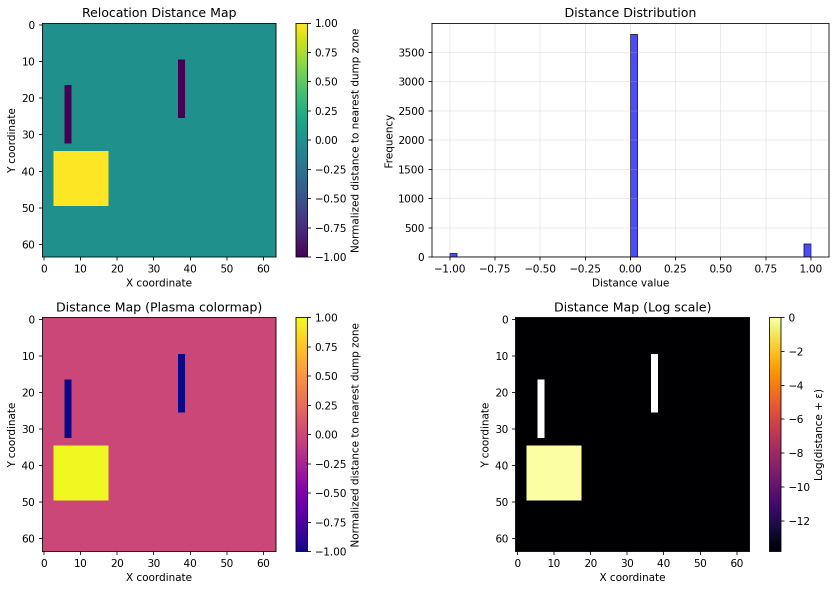
#> input picture trenches_sep_image_1.png, 1673 x 1181 px (shown at 1/2 size)
$ python gif_contact_sheet.py ../trenches_sep_image_1.png out.png
#> lines starting #> are read from the running program, lines starting #| are printed output that depends on the picture
#!/usr/bin/env python3
"""Convert an animated GIF into a single raster contact-sheet PNG."""

from __future__ import annotations

import argparse
import math
from pathlib import Path
from typing import Iterable

try:
    from PIL import Image, ImageDraw, ImageFont, ImageSequence
except ImportError as exc:  # pragma: no cover - depends on local environment
    raise SystemExit(
        "This script needs Pillow. Install it with `pip install pillow` or run it "
        "inside the repo's `terra` conda environment."
    ) from exc


# [17 lines left out: function parse_frame_spec, not called in this run]


def evenly_select_frames(
    indexed_frames: list[tuple[int, Image.Image]], frame_count: int | None
) -> list[tuple[int, Image.Image]]:
    if frame_count is None or len(indexed_frames) <= frame_count:
        return indexed_frames
    if frame_count <= 0:
        raise ValueError("--num-frames/--max-frames must be greater than zero")
    if frame_count == 1:
        raise ValueError(
            "--num-frames/--max-frames must be at least 2 when downsampling, "
            "so the first and last frames can both be included"
        )

    indices = {
        round(i * (len(indexed_frames) - 1) / (frame_count - 1))
        for i in range(frame_count)
    }
    indices.update({0, len(indexed_frames) - 1})
    return [frame for i, frame in enumerate(indexed_frames) if i in indices]


# [39 lines left out: functions _evenly_pick_indices, select_dig_frames_for_grid, not called in this run]


def parse_crop(crop: str | None) -> tuple[int, int, int, int] | None:
    if crop is None:
        return None
    values = [int(value.strip()) for value in crop.split(",")]
    if len(values) != 4:
        raise ValueError("--crop must have four comma-separated integers: x,y,w,h")
    x, y, width, height = values
    if width <= 0 or height <= 0:
        raise ValueError("--crop width and height must be positive")
    return x, y, x + width, y + height


def parse_grid(grid: str | None) -> tuple[int, int] | None:
    if grid is None:
        return None
    normalized = grid.lower().replace(" ", "")
    if "x" not in normalized:
        raise ValueError("--grid must be formatted as columnsxrows, e.g. 4x4")
    columns_s, rows_s = normalized.split("x", 1)
    columns = int(columns_s)
    rows = int(rows_s)
    if columns <= 0 or rows <= 0:
        raise ValueError("--grid columns and rows must be positive")
    return columns, rows


def load_frames(
    gif_path: Path,
    *,
    start: int,
    end: int | None,
    stride: int,
    frame_spec: set[int] | None,
    crop_box: tuple[int, int, int, int] | None,
    scale: float,
) -> list[tuple[int, Image.Image]]:
    if stride <= 0:
        raise ValueError("--stride must be greater than zero")
    if scale <= 0:
        raise ValueError("--scale must be greater than zero")

    frames: list[tuple[int, Image.Image]] = []
    with Image.open(gif_path) as gif:
        for index, frame in enumerate(ImageSequence.Iterator(gif)):
            if index < start:
                continue
            if end is not None and index > end:
                break
            if frame_spec is not None and index not in frame_spec:
                continue
            if frame_spec is None and (index - start) % stride != 0:
                continue

            image = frame.convert("RGBA")
            if crop_box is not None:
                image = image.crop(crop_box)
            if scale != 1.0:
                new_size = (
                    max(1, round(image.width * scale)),
                    max(1, round(image.height * scale)),
                )
                image = image.resize(new_size, Image.Resampling.LANCZOS)
            frames.append((index, image.copy()))

    return frames


def normalize_frame_sizes(
    indexed_frames: Iterable[tuple[int, Image.Image]],
    background: tuple[int, int, int, int],
) -> list[tuple[int, Image.Image]]:
    indexed_frames = list(indexed_frames)
    if not indexed_frames:
        return []

    width = max(frame.width for _, frame in indexed_frames)
    height = max(frame.height for _, frame in indexed_frames)
    normalized: list[tuple[int, Image.Image]] = []
    for index, frame in indexed_frames:
        canvas = Image.new("RGBA", (width, height), background)
        x = (width - frame.width) // 2
        y = (height - frame.height) // 2
        canvas.alpha_composite(frame, (x, y))
        normalized.append((index, canvas))
    return normalized


def parse_color(value: str) -> tuple[int, int, int, int]:
    value = value.strip().lstrip("#")
    if len(value) not in (6, 8):
        raise ValueError("Colors must be hex RGB or RGBA, e.g. ffffff or ffffffff")
    channels = [int(value[i : i + 2], 16) for i in range(0, len(value), 2)]
    if len(channels) == 3:
        channels.append(255)
    return tuple(channels)  # type: ignore[return-value]


def make_contact_sheet(
    indexed_frames: list[tuple[int, Image.Image]],
    *,
    columns: int | None,
    padding: int,
    margin: int,
    background: tuple[int, int, int, int],
    label: bool,
    label_template: str,
    label_font_size: int | None,
) -> Image.Image:
    if not indexed_frames:
        raise ValueError("No frames selected")
    if padding < 0 or margin < 0:
        raise ValueError("--padding and --margin must be non-negative")

    indexed_frames = normalize_frame_sizes(indexed_frames, background)
    frame_width = indexed_frames[0][1].width
    frame_height = indexed_frames[0][1].height
    label_height = 18 if label else 0

    if columns is None:
        columns = math.ceil(math.sqrt(len(indexed_frames)))
    if columns <= 0:
        raise ValueError("--columns must be greater than zero")
    rows = math.ceil(len(indexed_frames) / columns)

    sheet_width = 2 * margin + columns * frame_width + (columns - 1) * padding
    sheet_height = (
        2 * margin + rows * (frame_height + label_height) + (rows - 1) * padding
    )

    sheet = Image.new("RGBA", (sheet_width, sheet_height), background)
    draw = ImageDraw.Draw(sheet)
    if label_font_size is None:
        font = ImageFont.load_default()
    else:
        try:
            font = ImageFont.truetype("DejaVuSans.ttf", size=label_font_size)
        except OSError:
            font = ImageFont.load_default()

    for output_index, (source_index, frame) in enumerate(indexed_frames):
        row = output_index // columns
        col = output_index % columns
        x = margin + col * (frame_width + padding)
        y = margin + row * (frame_height + label_height + padding)
        sheet.alpha_composite(frame, (x, y))
        if label:
            draw.text(
                (x + 3, y + frame_height + 3),
                label_template.format(
                    frame=source_index,
                    source=source_index,
                    index=output_index + 1,
                ),
                fill=(20, 20, 20, 255),
                font=font,
            )

    return sheet


def parse_args() -> argparse.Namespace:
    parser = argparse.ArgumentParser(
        description=(
            "Unroll an animated GIF into a single PNG contact sheet for papers, "
            "slides, and static PDFs."
        )
    )
    parser.add_argument("gif", type=Path, help="Input GIF path")
    parser.add_argument("output", type=Path, help="Output PNG path")
    parser.add_argument(
        "--start",
        type=int,
        default=0,
        help="First source frame to consider, zero-based (default: 0)",
    )
    parser.add_argument(
        "--end",
        type=int,
        default=None,
        help="Last source frame to consider, inclusive and zero-based",
    )
    parser.add_argument(
        "--stride",
        type=int,
        default=1,
        help="Keep every Nth frame after --start (default: 1)",
    )
    parser.add_argument(
        "--max-frames",
        type=int,
        default=None,
        help=(
            "Evenly downsample the selected frames to at most this many frames, "
            "including the first and last selected frame"
        ),
    )
    parser.add_argument(
        "--num-frames",
        type=int,
        default=None,
        help=(
            "Evenly sample this many selected frames, e.g. 16, including the first "
            "and last selected frame. Equivalent to --max-frames unless fewer "
            "frames are selected."
        ),
    )
    parser.add_argument(
        "--frames",
        type=str,
        default=None,
        help="Explicit source frames/ranges to keep, e.g. '3,8,12-20'. Overrides --stride.",
    )
    parser.add_argument(
        "--crop",
        type=str,
        default=None,
        help="Crop each frame before layout as x,y,w,h",
    )
    parser.add_argument(
        "--scale",
        type=float,
        default=1.0,
        help="Scale each selected frame before layout (default: 1.0)",
    )
    parser.add_argument(
        "--columns",
        type=int,
        default=None,
        help="Number of columns in the raster. Defaults to a near-square layout.",
    )
    parser.add_argument(
        "--grid",
        type=str,
        default=None,
        help=(
            "Set the output grid as columnsxrows, e.g. 4x4. This samples "
            "columns*rows frames, preferring dig frames while pinning the first "
            "and second-to-last selected frame."
        ),
    )
    parser.add_argument(
        "--padding",
        type=int,
        default=12,
        help="Pixels between frames (default: 12)",
    )
    parser.add_argument(
        "--margin",
        type=int,
        default=12,
        help="Outer margin in pixels (default: 12)",
    )
    parser.add_argument(
        "--background",
        default="ffffff",
        help="Hex background color, RGB/RGBA (default: ffffff)",
    )
    parser.add_argument(
        "--label",
        action="store_true",
        help="Add source frame numbers below each cell",
    )
    parser.add_argument(
        "--label-template",
        default="frame {frame}",
        help=(
            "Label text template. Available fields: {frame}, {source}, {index} "
            "(default: 'frame {frame}')."
        ),
    )
    parser.add_argument(
        "--label-font-size",
        type=int,
        default=None,
        help="Font size for labels. Defaults to Pillow's built-in bitmap font.",
    )
    return parser.parse_args()


def main() -> None:
    args = parse_args()
    if args.max_frames is not None and args.num_frames is not None:
        raise ValueError("Use either --num-frames or --max-frames, not both")
    if args.label_font_size is not None and args.label_font_size <= 0:
        raise ValueError("--label-font-size must be greater than zero")

    frame_spec = parse_frame_spec(args.frames) if args.frames else None
    crop_box = parse_crop(args.crop)
    background = parse_color(args.background)
    grid = parse_grid(args.grid)
    if grid is not None and args.columns is not None:
        raise ValueError("Use either --grid or --columns, not both")
    if grid is not None and (
        args.max_frames is not None or args.num_frames is not None
    ):
        raise ValueError("Use --grid without --num-frames or --max-frames")

    indexed_frames = load_frames(
        args.gif,
        start=args.start,
        end=args.end,
        stride=args.stride,
        frame_spec=frame_spec,
        crop_box=crop_box,
        scale=args.scale,
    )
#> in load_frames, gif is the input picture: PIL image 1673x1181 RGBA; mean R, G, B, A 191.2, 188.3, 190.9, 255
#> the loop in load_frames, `for index, frame in enumerate(ImageSequence.Iterator(gif)):` made 1 pass
#> after the loop in load_frames, `for index, frame in enumerate(ImageSequence.Iterator(gif)):`: frames = 1 item
#> indexed_frames = 1 item
    columns = args.columns
    frame_count = args.num_frames if args.num_frames is not None else args.max_frames
    if grid is not None:
        columns, rows = grid
        frame_count = columns * rows
        limited_frames = select_dig_frames_for_grid(indexed_frames, frame_count)
    else:
        limited_frames = evenly_select_frames(indexed_frames, frame_count)
#> limited_frames = 1 item

    sheet = make_contact_sheet(
        limited_frames,
        columns=columns,
        padding=args.padding,
        margin=args.margin,
        background=background,
        label=args.label,
        label_template=args.label_template,
        label_font_size=args.label_font_size,
    )
#> in normalize_frame_sizes, `width = max(frame.width for _, frame in indexed_frames)`: width = 1673
#> in normalize_frame_sizes, `height = max(frame.height for _, frame in indexed_frames)`: height = 1181
#> the loop in normalize_frame_sizes, `for index, frame in indexed_frames:` made 1 pass
#> (x, y) on pass 1: (0, 0)
#> after the loop in normalize_frame_sizes, `for index, frame in indexed_frames:`: normalized = 1 item
#> in make_contact_sheet, `columns = math.ceil(math.sqrt(len(indexed_frames)))`: columns = 1
#> in make_contact_sheet, `sheet_width = 2 * margin + columns * frame_width + (columns - 1) * pad..`: sheet_width = 1697
#> in make_contact_sheet, `sheet_height = ( 2 * margin + rows * (frame_height + label_height) + (..`: sheet_height = 1205
#> in make_contact_sheet, `sheet = Image.new("RGBA", (sheet_width, sheet_height), background)`: sheet: PIL image 1697x1205 RGBA; every value is 255
#> the loop in make_contact_sheet, `for output_index, (source_index, frame) in enumerate(indexed_frames):` made 1 pass
#> (output_index, source_index, row, col, x, y) on pass 1: (0, 0, 0, 0, 12, 12)
#> after the loop in make_contact_sheet, `for output_index, (source_index, frame) in enumerate(indexed_frames):`:
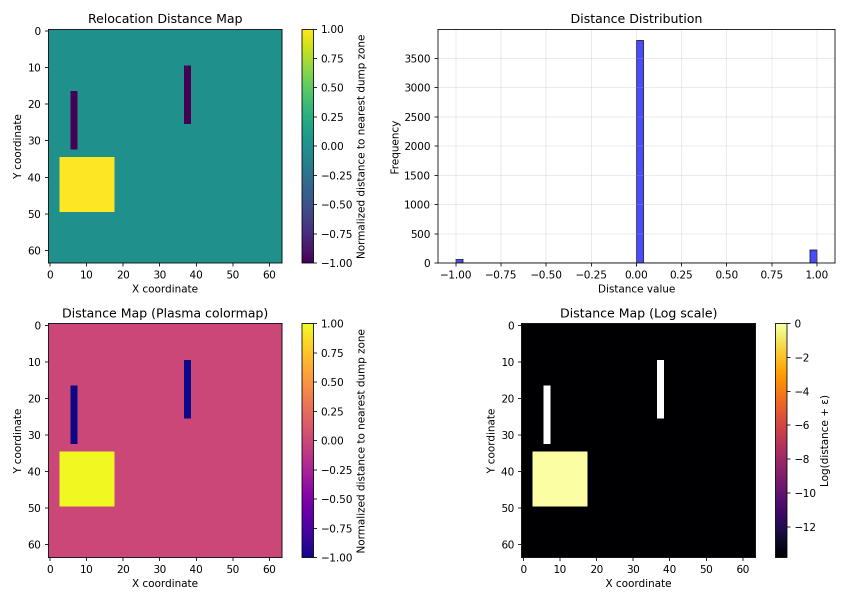
#> sheet: PIL image 1697x1205 RGBA (shown at 1/2 size); mean R, G, B, A 193.3, 190.6, 193, 255

    args.output.parent.mkdir(parents=True, exist_ok=True)
    if sheet.mode == "RGBA" and background[3] == 255:
        sheet = sheet.convert("RGB")
#> sheet: PIL image 1697x1205 RGB
    sheet.save(args.output)
    print(
        f"Saved {args.output} with {len(limited_frames)} frames "
        f"({sheet.width}x{sheet.height})."
    )
#| Saved out.png with 1 frames (1697x1205).


if __name__ == "__main__":
    main()
